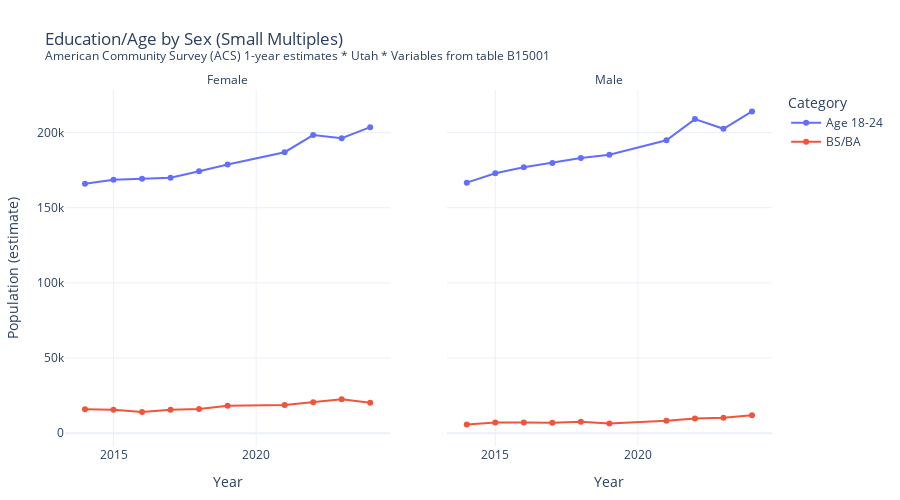

Notebook code cell kept with this figure:
### Markdown cell above
##### Faceted view by Sex (small multiples)
Small multiples reduce categorical clutter. We’ll split Variable into two dimensions: Sex and Group (age or degree). Then facet by Sex, color by Group. Now each panel tells a simpler micro-story, which is easier to compare side-by-side.

### Code cell
# Map labels -> components (so we can facet)
label_parse = {
    "18 to 24 Males": ("Male", "Age 18-24"),
    "Males With BS/BA": ("Male", "BS/BA"),
    "18 to 24 Females": ("Female","Age 18-24"),
    "Females With BS/BA": ("Female", "BS/BA")
}
viz_df = census_data.copy()
viz_df[["Sex","Group"]] = viz_df["Variable"].apply(lambda s: pd.Series(label_parse[s]))

fig2 = px.line(
    viz_df,
    x="Year",
    y="Population",
    color="Group",
    facet_col="Sex",
    facet_col_spacing=0.08,
    markers=True,
    category_orders={"sex":["Male","Female"],"Group":["Age 18-24","BS/BA"]},
    labels={
        "Population": "Population (estimate)",
        "Year":"Year",
        "Group":"Category"
    },
    title=f"Education/Age by Sex (Small Multiples)<br><sup>{SUBTITLE}</sup>"
)
fig2.update_layout(
    hovermode="x unified",
    margin=dict(l=40,r=40,t=90,b=40),
)

# Improve axis legibility and remove duplciated face titles in legends
fig2.for_each_yaxis(lambda a: a.update(separatethousands=True))
# Cleaner face titles
fig2.for_each_annotation(lambda a: a.update(text=a.text.split("=")[-1]))

fig2.update_traces(hovertemplate="Year: %{x}<br>%{legendgroup}: %{y:,} <extra></extra>")
fig2.show()

### Figure 1 — Plotly figure (JSON) as saved in the notebook; plotly's stock layout.template omitted (floating-point values rounded to 4 significant figures)
{"data": [{"hovertemplate": "Year: %{x}<br>%{legendgroup}: %{y:,} <extra></extra>", "legendgroup": "Age 18-24", "line": {"color": "#636efa", "dash": "solid"}, "marker": {"symbol": "circle"}, "mode": "lines+markers", "name": "Age 18-24", "orientation": "v", "showlegend": true, "type": "scatter", "x": [2014, 2015, 2016, 2017, 2018, 2019, 2021, 2022, 2023, 2024], "xaxis": "x", "y": [165938, 168679, 169213, 169883, 174265, 178772, 186947, 198328, 196290, 203577], "yaxis": "y"}, {"hovertemplate": "Year: %{x}<br>%{legendgroup}: %{y:,} <extra></extra>", "legendgroup": "Age 18-24", "line": {"color": "#636efa", "dash": "solid"}, "marker": {"symbol": "circle"}, "mode": "lines+markers", "name": "Age 18-24", "orientation": "v", "showlegend": false, "type": "scatter", "x": [2014, 2015, 2016, 2017, 2018, 2019, 2021, 2022, 2023, 2024], "xaxis": "x2", "y": [166681, 172958, 176913, 179821, 183107, 185286, 194844, 208967, 202520, 214079], "yaxis": "y2"}, {"hovertemplate": "Year: %{x}<br>%{legendgroup}: %{y:,} <extra></extra>", "legendgroup": "BS/BA", "line": {"color": "#EF553B", "dash": "solid"}, "marker": {"symbol": "circle"}, "mode": "lines+markers", "name": "BS/BA", "orientation": "v", "showlegend": true, "type": "scatter", "x": [2014, 2015, 2016, 2017, 2018, 2019, 2021, 2022, 2023, 2024], "xaxis": "x", "y": [15930, 15594, 14123, 15567, 16073, 18253, 18751, 20596, 22568, 20292], "yaxis": "y"}, {"hovertemplate": "Year: %{x}<br>%{legendgroup}: %{y:,} <extra></extra>", "legendgroup": "BS/BA", "line": {"color": "#EF553B", "dash": "solid"}, "marker": {"symbol": "circle"}, "mode": "lines+markers", "name": "BS/BA", "orientation": "v", "showlegend": false, "type": "scatter", "x": [2014, 2015, 2016, 2017, 2018, 2019, 2021, 2022, 2023, 2024], "xaxis": "x2", "y": [5710, 7059, 7144, 6929, 7601, 6362, 8205, 9838, 10311, 12006], "yaxis": "y2"}], "layout": {"annotations": [{"font": {}, "showarrow": false, "text": "Female", "x": 0.23, "xanchor": "center", "xref": "paper", "y": 1, "yanchor": "bottom", "yref": "paper"}, {"font": {}, "showarrow": false, "text": "Male", "x": 0.77, "xanchor": "center", "xref": "paper", "y": 1, "yanchor": "bottom", "yref": "paper"}], "height": 500, "hovermode": "x unified", "legend": {"title": {"text": "Category"}, "tracegroupgap": 0}, "margin": {"b": 40, "l": 40, "r": 40, "t": 90}, "title": {"text": "Education/Age by Sex (Small Multiples)<br><sup>American Community Survey (ACS) 1-year estimates * Utah * Variables from table B15001</sup>"}, "width": 900, "xaxis": {"anchor": "y", "domain": [0, 0.46], "title": {"text": "Year"}}, "xaxis2": {"anchor": "y2", "domain": [0.54, 1], "matches": "x", "title": {"text": "Year"}}, "yaxis": {"anchor": "x", "domain": [0, 1], "separatethousands": true, "title": {"text": "Population (estimate)"}}, "yaxis2": {"anchor": "x2", "domain": [0, 1], "matches": "y", "separatethousands": true, "showticklabels": false}}}
